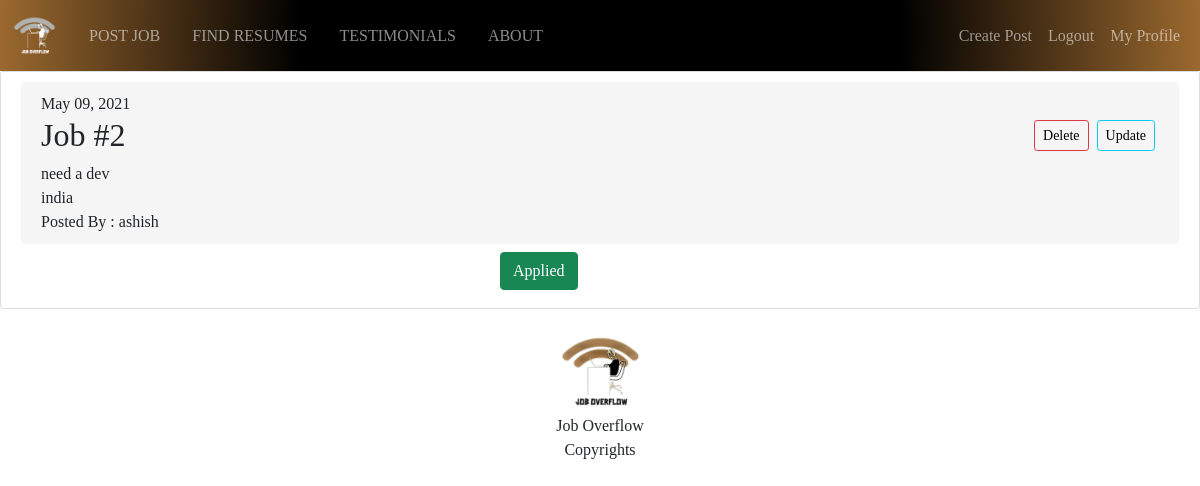
The page /jobs/2/ (signed in) on the database its author committed.
### jobs/models.py (models this page shows, shortened)
class JobPost(models.Model):
    title = models.CharField(max_length=200)
    description = models.TextField()
    recruiter = models.ForeignKey(User, on_delete=models.CASCADE)
    company = models.CharField(max_length=200, default="", null=True)
    stipend = models.FloatField(blank=True, null=True)
    location = models.CharField(max_length=255)
    link = models.URLField(null=True, blank=True)
    date_posted = models.DateTimeField(default=timezone.now)
    skills_req = models.CharField(
        max_length=200, default="No skills required.", null=True)

### jobs/views.py (the view)
# urls.py: path('jobs/<int:pk>/', JobDetailView.as_view(), name='jobs-detail'),
class JobDetailView(DetailView):
    model = JobPost
    def get_context_data(self, **kwargs):
        context = super(JobDetailView, self).get_context_data(**kwargs)
        logged_user = self.request.user
        jobpost = self.get_object()
        if AppliedJobs.objects.filter(job=jobpost, user=logged_user).first() != None:
            context['has_applied'] = 1
        return context

### jobs/templates/jobs/jobpost_detail.html
{% extends 'jobs/base.html' %} {% block content %}
<article class="content-section">
	<div class="job-update">
		<div>
			<p>{{ object.date_posted | date:"F d, Y" }}</p>
			{% if user == object.recruiter %}
			<a
				class="btn btn-sm btn-outline-info my-1 mx-1"
				href="{% url 'jobs-update' object.id %}"
				>Update</a
			>
			<a
				class="btn btn-sm btn-outline-danger my-1 mx-1"
				href="{% url 'jobs-delete' object.id %}"
				>Delete</a
			>
			{% endif %}
		</div>
		<h2 class="article-title">{{ object.title }}</h2>
		<p class="article-content">{{ object.description }}</p>
		<p class="font-weight-bold">{{ object.location }}</p>
		<p class="font-weight-light">Posted By : {{ object.recruiter }}</p>
	</div>
	{% if not has_applied %}
	<div class="mx-auto" style="width: 200px">
		<a href="{% url 'apply' object.pk %}"
			><button class="btn btn-outline-primary my-2" type="submit">
				Apply Now
			</button></a
		>
	</div>
	{% else %}
	<div class="mx-auto" style="width: 200px">
	<button class="btn btn-success my-2"  data-toggle="tooltip" title="You've already applied to this job"> Applied </button>
	</div>
	{% endif %}
</article>
{% endblock content %}

### jobs/static/jobs/main.css (style rules this page uses)
* { margin: 0; padding: 0; font-family: "Bree Serif", serif; }
.job-update { background: whitesmoke; padding: 10px 20px; border-radius: 5px; }
.job-update p { margin-bottom: 0 !important; }
.job-update a { text-decoration: none; color: black; float: right; }
.content-section { background: #ffffff; padding: 10px 20px; border: 1px solid #dddddd; border-radius: 3px; margin-bottom: 20px; }

### rows shown on the page
JobPost: date_posted "May 09, 2021", title "Job #2", description "need a dev", location "india", recruiter "ashish"
